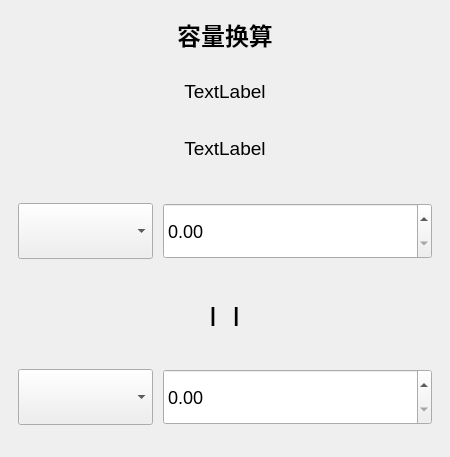
<?xml version="1.0" encoding="UTF-8"?>
<ui version="4.0">
 <class>CapacityConversionModule</class>
 <widget class="QWidget" name="CapacityConversionModule">
  <property name="geometry">
   <rect>
    <x>0</x>
    <y>0</y>
    <width>450</width>
    <height>457</height>
   </rect>
  </property>
  <property name="windowTitle">
   <string>Form</string>
  </property>
  <property name="styleSheet">
   <string notr="true">.QGroupBox{
	border: none;

}</string>
  </property>
  <layout class="QGridLayout" name="gridLayout">
   <property name="leftMargin">
    <number>0</number>
   </property>
   <property name="topMargin">
    <number>0</number>
   </property>
   <property name="rightMargin">
    <number>0</number>
   </property>
   <property name="bottomMargin">
    <number>0</number>
   </property>
   <property name="spacing">
    <number>0</number>
   </property>
   <item row="0" column="0">
    <widget class="QGroupBox" name="groupBox">
     <property name="title">
      <string/>
     </property>
     <layout class="QVBoxLayout" name="verticalLayout" stretch="1,1,1,2,1,2">
      <item>
       <widget class="QLabel" name="title">
        <property name="font">
         <font>
          <pointsize>18</pointsize>
          <bold>true</bold>
         </font>
        </property>
        <property name="text">
         <string>容量换算</string>
        </property>
        <property name="alignment">
         <set>Qt::AlignCenter</set>
        </property>
       </widget>
      </item>
      <item>
       <widget class="QLabel" name="tip1">
        <property name="font">
         <font>
          <pointsize>14</pointsize>
         </font>
        </property>
        <property name="text">
         <string>TextLabel</string>
        </property>
        <property name="alignment">
         <set>Qt::AlignCenter</set>
        </property>
       </widget>
      </item>
      <item>
       <widget class="QLabel" name="tip2">
        <property name="font">
         <font>
          <pointsize>14</pointsize>
         </font>
        </property>
        <property name="text">
         <string>TextLabel</string>
        </property>
        <property name="alignment">
         <set>Qt::AlignCenter</set>
        </property>
       </widget>
      </item>
      <item>
       <widget class="QGroupBox" name="groupBox_2">
        <property name="styleSheet">
         <string notr="true">.QComboBox{
	height: 50%;
	font-size: 18px;
}
.QDoubleSpinBox{
	height: 50%;
	font-size: 18px;
}</string>
        </property>
        <property name="title">
         <string/>
        </property>
        <layout class="QHBoxLayout" name="horizontalLayout" stretch="1,2">
         <property name="spacing">
          <number>10</number>
         </property>
         <item>
          <widget class="QComboBox" name="comboBox_1"/>
         </item>
         <item>
          <widget class="QDoubleSpinBox" name="doubleSpinBox_1">
           <property name="maximum">
            <double>99999.990000000005239</double>
           </property>
          </widget>
         </item>
        </layout>
       </widget>
      </item>
      <item>
       <widget class="QGroupBox" name="groupBox_4">
        <property name="title">
         <string/>
        </property>
        <layout class="QGridLayout" name="gridLayout_2">
         <item row="0" column="1">
          <spacer name="horizontalSpacer">
           <property name="orientation">
            <enum>Qt::Horizontal</enum>
           </property>
           <property name="sizeHint" stdset="0">
            <size>
             <width>40</width>
             <height>20</height>
            </size>
           </property>
          </spacer>
         </item>
         <item row="0" column="4">
          <spacer name="horizontalSpacer_2">
           <property name="orientation">
            <enum>Qt::Horizontal</enum>
           </property>
           <property name="sizeHint" stdset="0">
            <size>
             <width>40</width>
             <height>20</height>
            </size>
           </property>
          </spacer>
         </item>
         <item row="0" column="2">
          <widget class="QLabel" name="icon">
           <property name="font">
            <font>
             <pointsize>16</pointsize>
             <bold>true</bold>
            </font>
           </property>
           <property name="text">
            <string>|   |</string>
           </property>
          </widget>
         </item>
        </layout>
       </widget>
      </item>
      <item>
       <widget class="QGroupBox" name="groupBox_3">
        <property name="styleSheet">
         <string notr="true">.QComboBox{
	height: 50%;
	font-size: 18px;
}
.QDoubleSpinBox{
	height: 50%;
	font-size: 18px;
}</string>
        </property>
        <property name="title">
         <string/>
        </property>
        <layout class="QHBoxLayout" name="horizontalLayout_2" stretch="1,2">
         <property name="spacing">
          <number>10</number>
         </property>
         <item>
          <widget class="QComboBox" name="comboBox_2"/>
         </item>
         <item>
          <widget class="QDoubleSpinBox" name="doubleSpinBox_2">
           <property name="maximum">
            <double>99999.990000000005239</double>
           </property>
          </widget>
         </item>
        </layout>
       </widget>
      </item>
     </layout>
    </widget>
   </item>
  </layout>
 </widget>
 <resources/>
 <connections/>
</ui>
